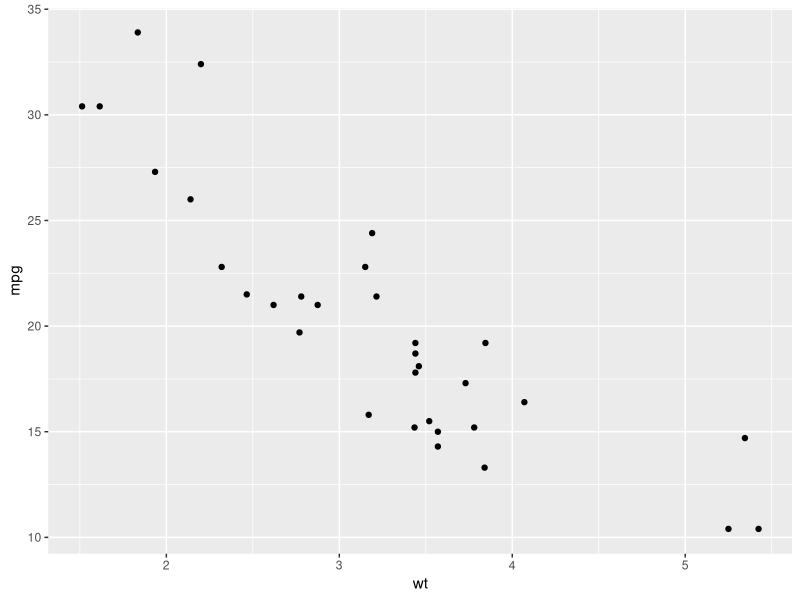
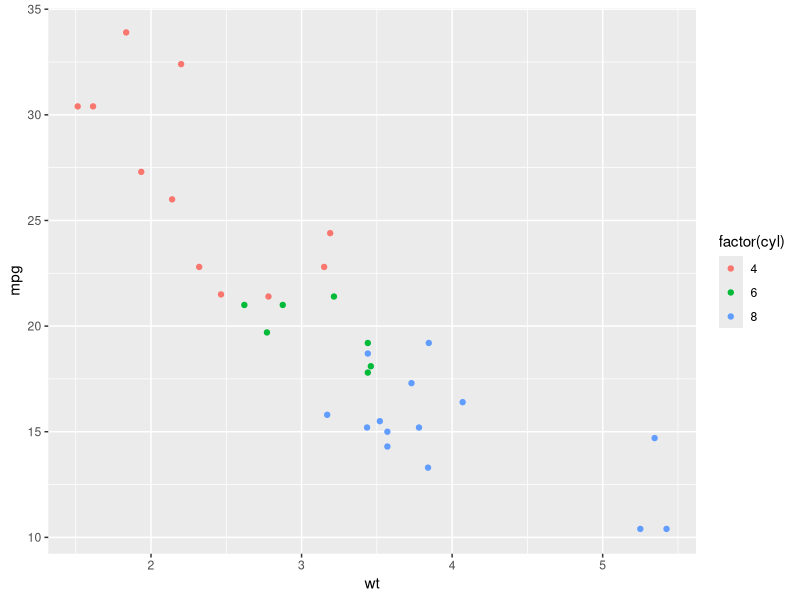
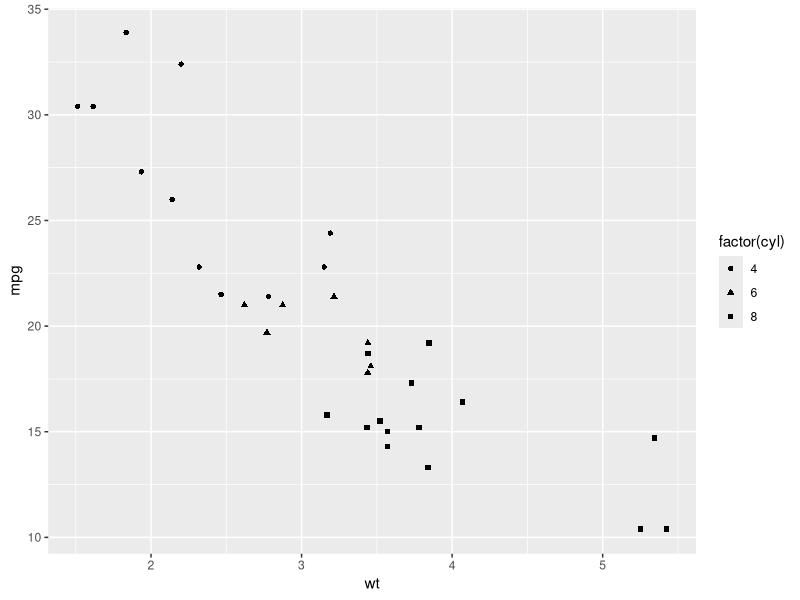
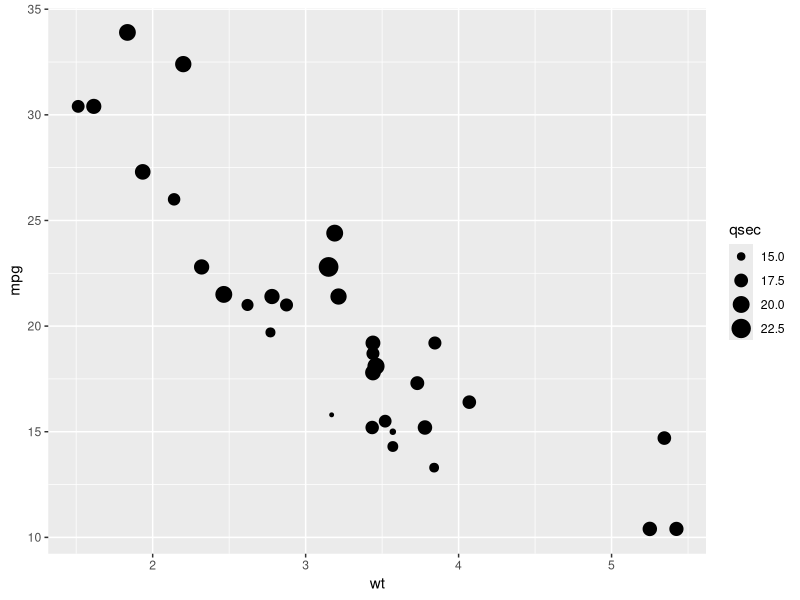
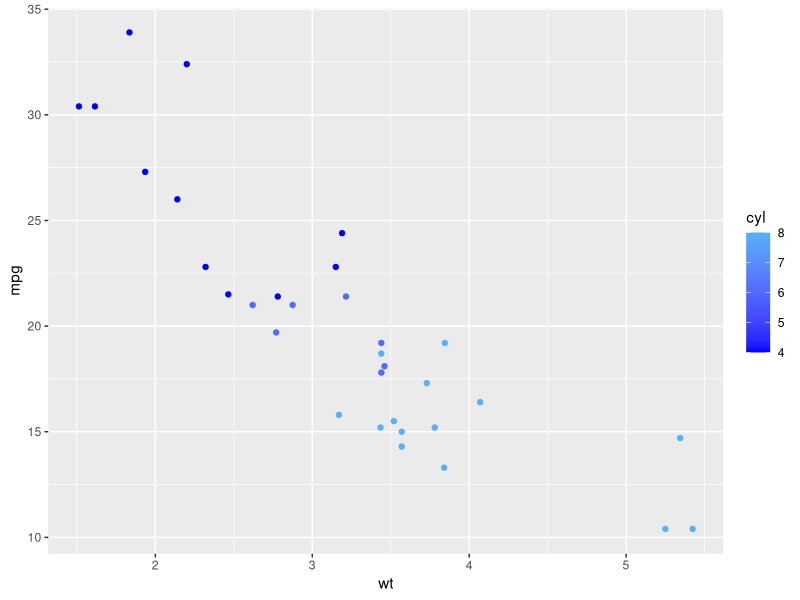

These charts were generated, in order, by the following R code:
## ---- chunk 1
library(ggplot2)
p <- ggplot(mtcars, aes(wt, mpg))
p + geom_point()

# Add aesthetic mappings
p + geom_point(aes(colour = factor(cyl)))
p + geom_point(aes(shape = factor(cyl)))
p + geom_point(aes(size = qsec))

# Change scales
p + geom_point(aes(colour = cyl)) + scale_colour_gradient(low = "blue")
